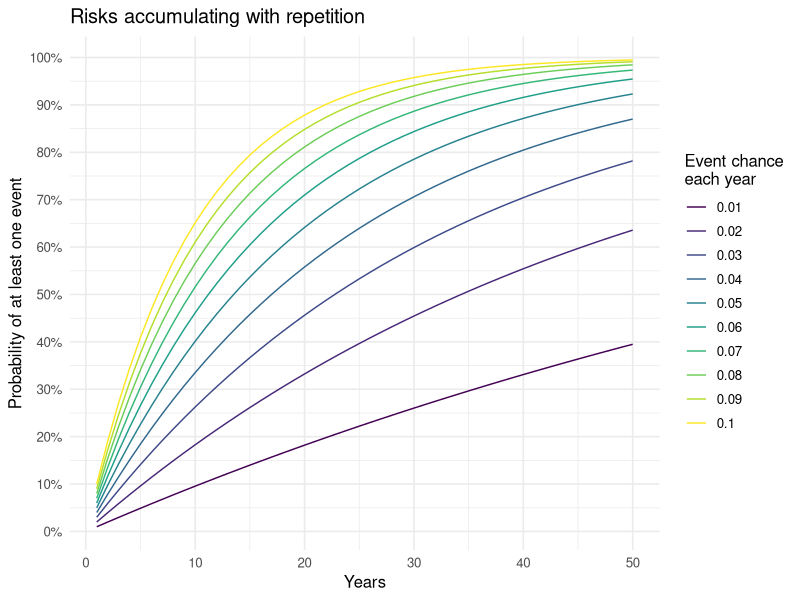

Generate this figure with R:
## ---- chunk 1
#| echo: false
#| message: false
#| warning: false
#| fig-align: center
#| column: body-outset
#| out-width: 100%

library(dplyr)
library(tidyr)
library(ggplot2)

p_at_least_one_event <- function(p_event = 0.1, periods = 50) {
  tibble(
    time = 1:periods,
    p_at_least_one_event = 1 - (1 - p_event)^(1:periods)  
  )
}

tibble(
  p_event = c(0.01, 0.02, 0.03, 0.04, 0.05, 0.06, 0.07, 0.08, 0.09, 0.10)
) |> 
  mutate(
    curve = purrr::map(p_event, p_at_least_one_event),
    p_event = as.factor(p_event)
  ) |> 
  unnest(c(curve)) |> 
  ggplot(aes(time, p_at_least_one_event, color = p_event)) +
  geom_line() +
  scale_color_viridis_d() +
  scale_y_continuous(
    breaks = seq(0, 1, by = 0.1),
    labels = scales::percent
  ) +
  labs(
    title = "Risks accumulating with repetition",
    x = "Years",
    y = "Probability of at least one event",
    color = "Event chance\neach year"
  ) +
  theme_minimal(12)
